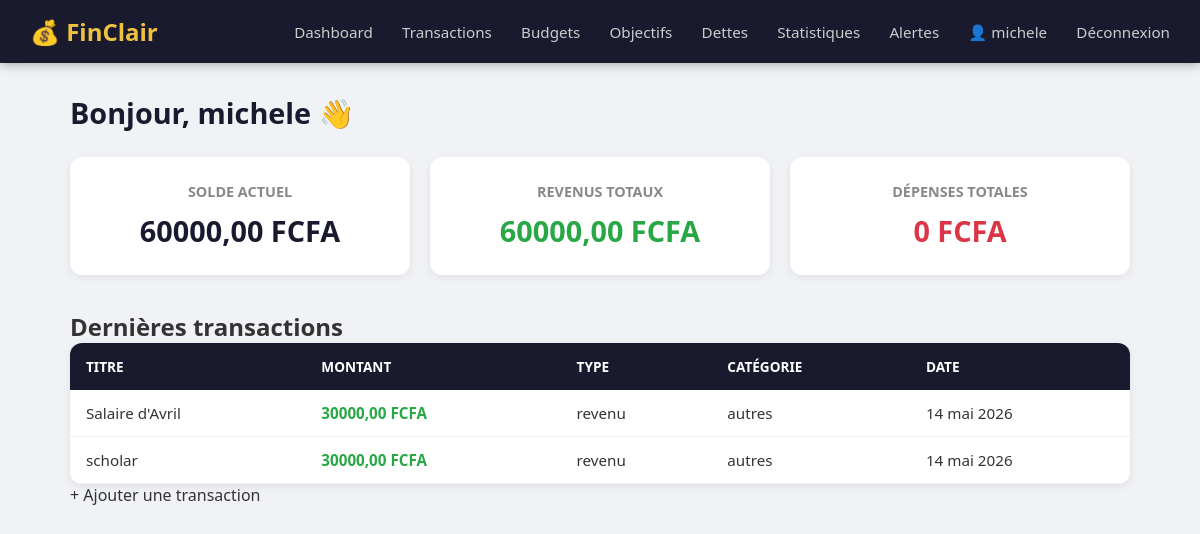
The app's page / (signed in), older data.
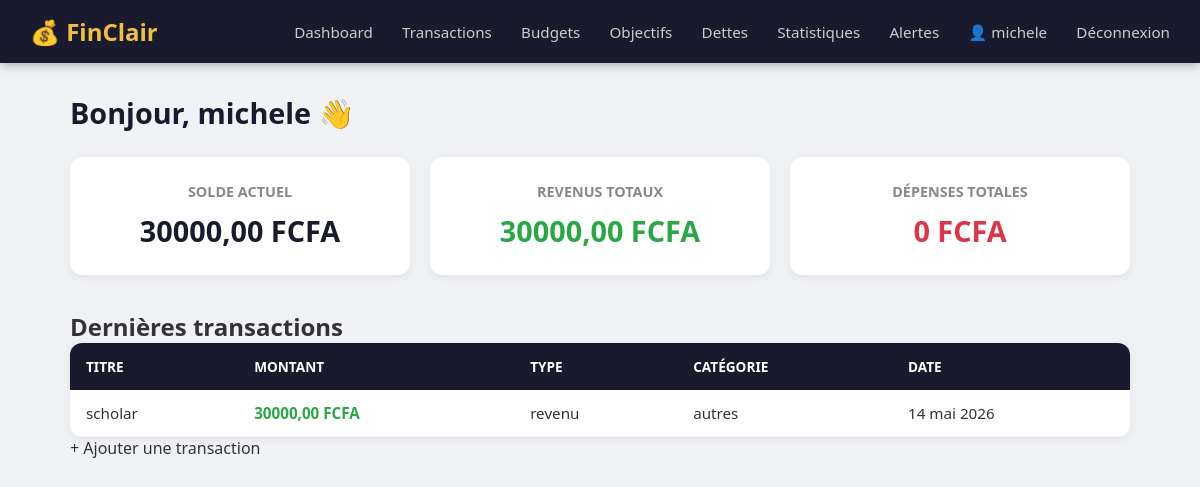
The same page, newer data.
### transactions/models.py (models this page shows, shortened)
class Transaction(models.Model):
    TYPE_CHOICES = [
        ('revenu', 'Revenu'),
        ('depense', 'Dépense'),
    ]
    CATEGORIE_CHOICES = [
        ('alimentation', 'Alimentation'),
        ('transport', 'Transport'),
        ('logement', 'Logement'),
        ('sante', 'Santé'),
        ('loisirs', 'Loisirs'),
        ('education', 'Éducation'),
        ('autres', 'Autres'),
    ]
    utilisateur = models.ForeignKey(User, on_delete=models.CASCADE)
    titre = models.CharField(max_length=200)
    montant = models.DecimalField(max_digits=10, decimal_places=2)
    type_transaction = models.CharField(max_length=10, choices=TYPE_CHOICES)
    categorie = models.CharField(max_length=20, choices=CATEGORIE_CHOICES)
    date = models.DateField(auto_now_add=True)
    description = models.TextField(blank=True)

### users/views.py (the view)
# urls.py: path('', views.dashboard, name='dashboard'),
@login_required
def dashboard(request):
    transactions = Transaction.objects.filter(
        utilisateur=request.user
    ).order_by('-date')[:5]  # Les 5 dernières seulement
    revenus = sum(t.montant for t in Transaction.objects.filter(
        utilisateur=request.user, type_transaction='revenu'
    ))
    depenses = sum(t.montant for t in Transaction.objects.filter(
        utilisateur=request.user, type_transaction='depense'
    ))
    solde = revenus - depenses
    return render(request, 'users/dashboard.html', {
        'transactions': transactions,
        'solde': solde,
        'revenus': revenus,
        'depenses': depenses,
    })

### templates/users/dashboard.html (shortened to what this page needs)
{% extends 'base.html' %}
{% block contenu %}
<div class="dashboard">
    <h1>Bonjour, {{ user.username }} 👋</h1>
    <div class="cartes">
        <div class="carte solde">
            <h3>Solde actuel</h3>
            <p>{{ solde }} FCFA</p>
        </div>
        <div class="carte revenus">
            <h3>Revenus totaux</h3>
            <p>{{ revenus }} FCFA</p>
        </div>
        <div class="carte depenses">
            <h3>Dépenses totales</h3>
            <p>{{ depenses }} FCFA</p>
        </div>
    </div>
    <div class="dernieres-transactions">
        <h2>Dernières transactions</h2>
        {% if transactions %}
            <table>
                <thead>
                    <tr>
                        <th>Titre</th>
                        <th>Montant</th>
                        <th>Type</th>
                        <th>Catégorie</th>
                        <th>Date</th>
                    </tr>
                </thead>
                <tbody>
                    {% for t in transactions %}
                    <tr class="{{ t.type_transaction }}">
                        <td>{{ t.titre }}</td>
                        <td>{{ t.montant }} FCFA</td>
                        <td>{{ t.type_transaction }}</td>
                        <td>{{ t.categorie }}</td>
                        <td>{{ t.date }}</td>
                    </tr>
                    {% endfor %}
                </tbody>
            </table>
        {% else %}
            <p>Aucune transaction pour le moment.</p>
        {% endif %}
        <a href="{% url 'ajouter_transaction' %}">+ Ajouter une transaction</a>
    </div>
</div>
{% endblock %}

Row changes from the older to the newer data that the page shows:
removed Transaction: titre "Salaire d'Avril", montant "30000,00", type_transaction "revenu", categorie "autres", date "14 mai 2026"
Text that changed along with them:
{{ solde }}: "60000,00" → "30000,00"
{{ revenus }}: "60000,00" → "30000,00"
